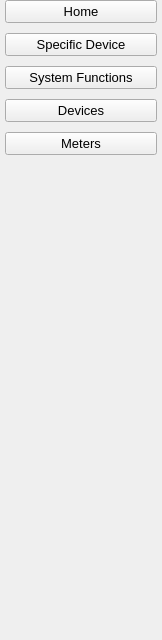
          <widget class="QWidget" name="general_page">
           <property name="geometry">
            <rect>
             <x>0</x>
             <y>0</y>
             <width>162</width>
             <height>640</height>
            </rect>
           </property>
           <attribute name="icon">
            <iconset>
             <normaloff>:/icon/icon/home-4-48 (2).ico</normaloff>:/icon/icon/home-4-48 (2).ico</iconset>
           </attribute>
           <attribute name="label">
            <string>General</string>
           </attribute>
           <layout class="QVBoxLayout" name="verticalLayout">
            <property name="spacing">
             <number>10</number>
            </property>
            <property name="leftMargin">
             <number>5</number>
            </property>
            <property name="topMargin">
             <number>0</number>
            </property>
            <property name="rightMargin">
             <number>5</number>
            </property>
            <property name="bottomMargin">
             <number>5</number>
            </property>
            <item>
             <widget class="QPushButton" name="pushButton_home">
              <property name="font">
               <font>
                <pointsize>10</pointsize>
               </font>
              </property>
              <property name="cursor">
               <cursorShape>PointingHandCursor</cursorShape>
              </property>
              <property name="focusPolicy">
               <enum>Qt::NoFocus</enum>
              </property>
              <property name="styleSheet">
               <string notr="true"/>
              </property>
              <property name="text">
               <string>Home</string>
              </property>
              <property name="checkable">
               <bool>false</bool>
              </property>
              <property name="checked">
               <bool>false</bool>
              </property>
             </widget>
            </item>
            <item>
             <widget class="QPushButton" name="pushButton_device_details">
              <property name="font">
               <font>
                <pointsize>10</pointsize>
               </font>
              </property>
              <property name="focusPolicy">
               <enum>Qt::NoFocus</enum>
              </property>
              <property name="styleSheet">
               <string notr="true"/>
              </property>
              <property name="text">
               <string>Specific Device</string>
              </property>
              <property name="checkable">
               <bool>false</bool>
              </property>
             </widget>
            </item>
            <item>
             <widget class="QPushButton" name="pushButton_system_functions">
              <property name="font">
               <font>
                <pointsize>10</pointsize>
               </font>
              </property>
              <property name="focusPolicy">
               <enum>Qt::NoFocus</enum>
              </property>
              <property name="styleSheet">
               <string notr="true"/>
              </property>
              <property name="text">
               <string>System Functions</string>
              </property>
              <property name="checkable">
               <bool>false</bool>
              </property>
             </widget>
            </item>
            <item>
             <widget class="QPushButton" name="pushButton_devices">
              <property name="font">
               <font>
                <pointsize>10</pointsize>
               </font>
              </property>
              <property name="focusPolicy">
               <enum>Qt::NoFocus</enum>
              </property>
              <property name="styleSheet">
               <string notr="true"/>
              </property>
              <property name="text">
               <string>Devices</string>
              </property>
              <property name="checkable">
               <bool>false</bool>
              </property>
             </widget>
            </item>
            <item>
             <widget class="QPushButton" name="pushButton_meters">
              <property name="font">
               <font>
                <pointsize>10</pointsize>
               </font>
              </property>
              <property name="focusPolicy">
               <enum>Qt::NoFocus</enum>
              </property>
              <property name="styleSheet">
               <string notr="true"/>
              </property>
              <property name="text">
               <string>Meters</string>
              </property>
              <property name="checkable">
               <bool>false</bool>
              </property>
             </widget>
            </item>
            <item>
             <spacer name="verticalSpacer">
              <property name="orientation">
               <enum>Qt::Vertical</enum>
              </property>
              <property name="sizeHint" stdset="0">
               <size>
                <width>20</width>
                <height>40</height>
               </size>
              </property>
             </spacer>
            </item>
           </layout>
          </widget>
